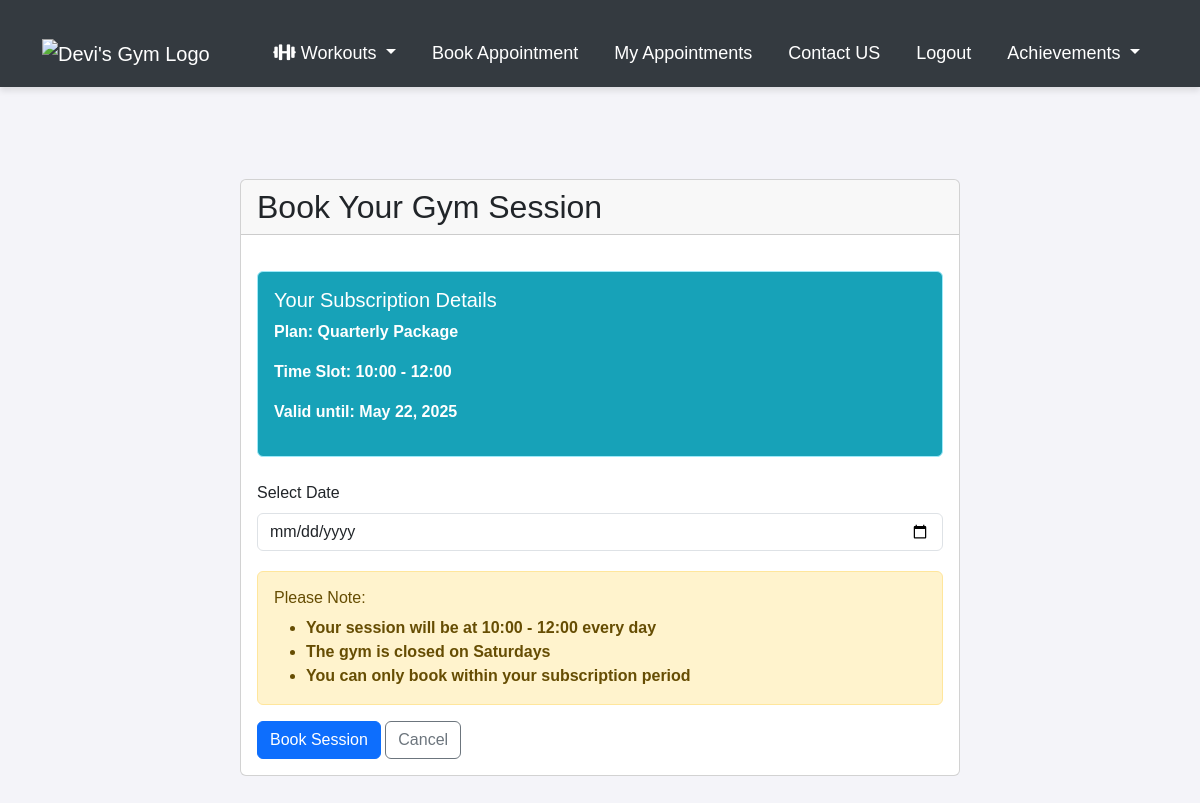
Page /book/ (signed in) on the committed database.
### appointments/models.py (models this page shows, shortened)
class UserSubscription(models.Model):
    user = models.ForeignKey(User, on_delete=models.CASCADE)
    plan = models.ForeignKey(SubscriptionPlan, on_delete=models.CASCADE)
    start_date = models.DateField()
    end_date = models.DateField()
    time_slot = models.ForeignKey(TimeSlot, on_delete=models.CASCADE)
    is_active = models.BooleanField(default=True)

class SubscriptionPlan(models.Model):
    DURATION_CHOICES = [
        (1, '1 Month'),
        (2, '2 Months'),
        (3, '3 Months'),
        (12, '1 Year'),
    ]
    name = models.CharField(max_length=100)
    duration_months = models.IntegerField(choices=DURATION_CHOICES)
    price = models.DecimalField(max_digits=10, decimal_places=2)
    description = models.TextField(blank=True)

class TimeSlot(models.Model):
    start_time = models.TimeField()
    end_time = models.TimeField()
    is_available = models.BooleanField(default=True)
    def __str__(self):
        return f"{self.start_time.strftime('%H:%M')} - {self.end_time.strftime('%H:%M')}"

### appointments/views.py (the view, shortened to what this page needs)
# urls.py: path('book/', views.book_appointment, name='book_appointment'),
@login_required
def book_appointment(request):
    subscription = UserSubscription.objects.filter(
        user=request.user,
        is_active=True,
        end_date__gte=timezone.now().date()
    ).first()
    if not subscription:
        messages.error(request, 'You need an active subscription to book appointments.')
        return redirect('home')
    return render(request, 'appointments/book.html', {
        'subscription': subscription
    })

### appointments/templates/appointments/book.html (shortened to what this page needs)
{% extends 'appointments/base.html' %}
{% block content %}
<div class="container py-5">
    <div class="row justify-content-center">
        <div class="col-md-8">
            <div class="card">
                <div class="card-header">
                    <h2 class="card-title mb-0">Book Your Gym Session</h2>
                </div>
                <div class="card-body">
                    {% if subscription %}
                        <div class="alert alert-info mb-4">
                            <h5 class="alert-heading">Your Subscription Details</h5>
                            <p>Plan: {{ subscription.plan.name }}</p>
                            <p>Time Slot: {{ subscription.time_slot }}</p>
                            <p>Valid until: {{ subscription.end_date }}</p>
                        </div>
                        <form method="post">
                            <div class="mb-3">
                                <label for="date" class="form-label">Select Date</label>
                                <input type="date" class="form-control" id="date" name="date" required
                                    min="{{ today|date:'Y-m-d' }}" max="{{ subscription.end_date|date:'Y-m-d' }}">
                            </div>
                            <div class="alert alert-warning">
                                <h6 class="alert-heading">Please Note:</h6>
                                <ul class="mb-0">
                                    <li>Your session will be at {{ subscription.time_slot }} every day</li>
                                    <li>The gym is closed on Saturdays</li>
                                    <li>You can only book within your subscription period</li>
                                </ul>
                            </div>
                            <button type="submit" class="btn btn-primary">Book Session</button>
                            <a href="{% url 'home' %}" class="btn btn-outline-secondary">Cancel</a>
                        </form>
                    {% endif %}
                </div>
            </div>
        </div>
    </div>
</div>
{% endblock %}

### appointments/templates/appointments/base.html (style rules this page uses)
body { font-family: 'Arial', sans-serif; background-color: #f4f4f9; color: #333; }
.container { padding-top: 20px; }
.alert { margin-top: 20px; font-size: 16px; font-weight: 600; }
.alert-info { background-color: #17a2b8; color: white; }

### rows in the picture
UserSubscription: plan.name "Quarterly Package", time_slot "10:00 - 12:00", end_date "May 22, 2025"
